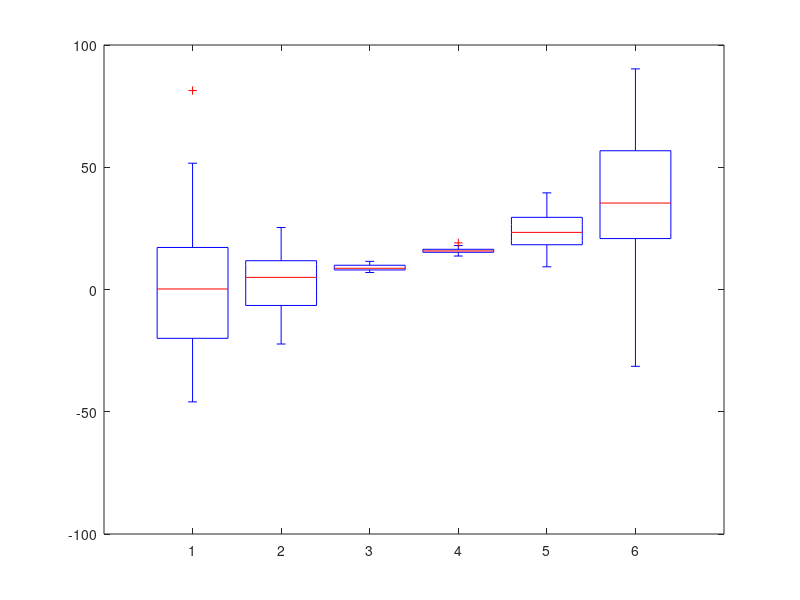

Source code (MATLAB): (Note: this script raises an error after producing the figure.)
%%
%   COURSE: Master statistics and machine learning: intuition, math, code
%      URL: udemy.com/course/statsml_x/?couponCode=202112 
% 
%  SECTION: Visualizing data
%    VIDEO: Box-and-whisker plots
% 
%  TEACHER: Mike X Cohen, sincxpress.com
%

%%

% a clear MATLAB workspace is a clear mental workspace
close all; clear

%% create data for the plot

% data sizes
m = 30; % rows
n =  6; % columns

% generate data
data = bsxfun(@times,30*randn(m,n),linspace(-1,1,n).^2);
data = bsxfun(@plus,data,(1:n).^2);

%% show it!

figure(1), clf

boxplot(data)

boxplot(data,{'one';'two';'three';'four';'five';'six'})

%% alternative: data in a single column, grouped by a separate variable

dataVect = data(:);
dataGrouping = ceil(linspace(eps,n,m*n));

figure(2), clf
boxplot(dataVect,dataGrouping,'notch','on','labels',{'one';'two';'three';'four';'five';'six'})

% for horizontal orientation
%boxplot(dataVect,dataGrouping,'notch','on','labels',{'one';'two';'three';'four';'five';'six'},'orientation','horizontal')

%% done.
